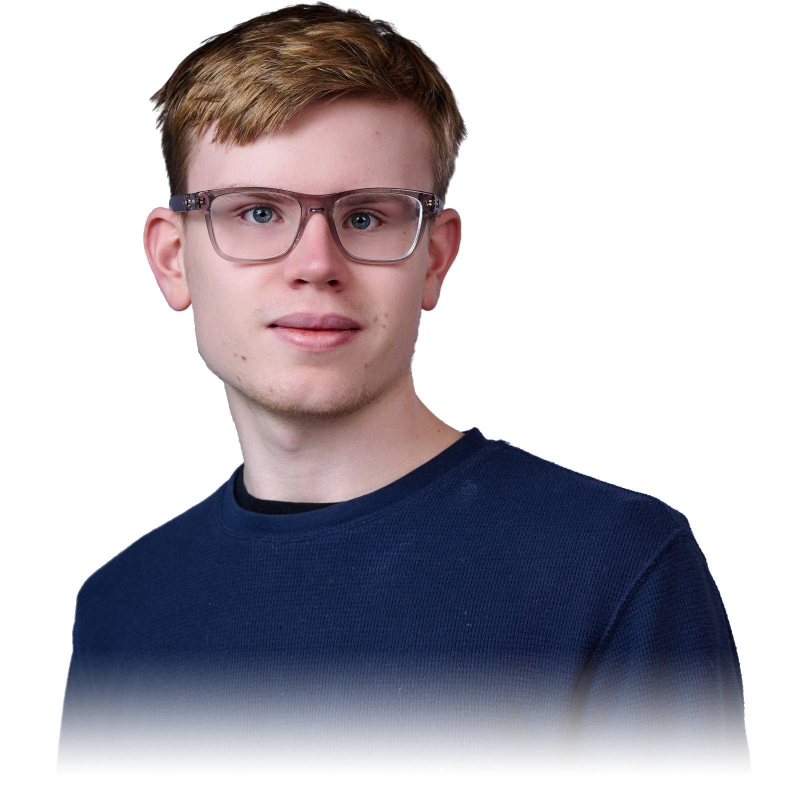
#> input picture resources/index/Me-Gradient-1598.jpg, 1598 x 1598 px, found by its file name (shown at 1/2 size); its folder holds 3 pictures in this run
$ python image_resizer.py
#> lines starting #> are read from the running program, lines starting #| are printed output that depends on the picture
from PIL import Image

folderLocation = input("Folder: ")
#> the answer given: resources/index

sizes = (1600, 800, 400)
while True:
    imageLocation = input("Image Name (enter to exit): ")
#> the answer given: resources/index/Me-Gradient-1598.jpg
    if not imageLocation:
        break

    img = Image.open("resources/" + folderLocation + "/" + imageLocation)
#> img is the input picture: PIL image 1598x1598 RGB; mean R, G, B 183.7, 179.8, 186.7


    for size in sizes:
        resized_img = img.resize((size, size), Image.Resampling.LANCZOS)

        resized_img.save("resources/" + folderLocation + "/" + imageLocation.replace("full","").split(".")[0] + str(size) + "." + imageLocation.split(".")[1])
#> this loop made 3 passes
#> pass 2, `resized_img = img.resize((size, size), Image.Resampling.LANCZOS)`:
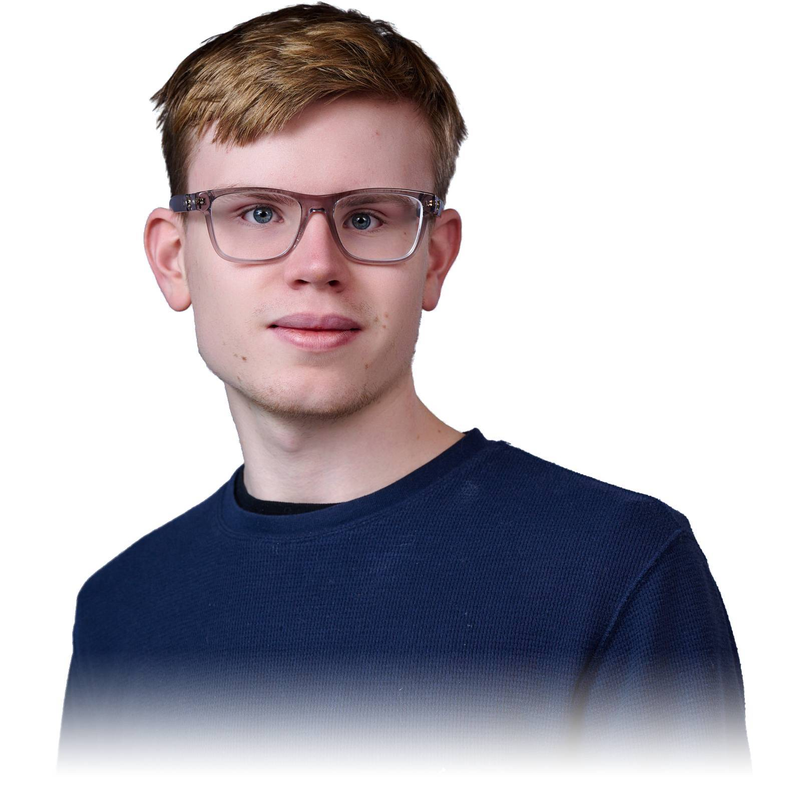
#> resized_img: PIL image 800x800 RGB; mean R, G, B 183.7, 179.8, 186.7
